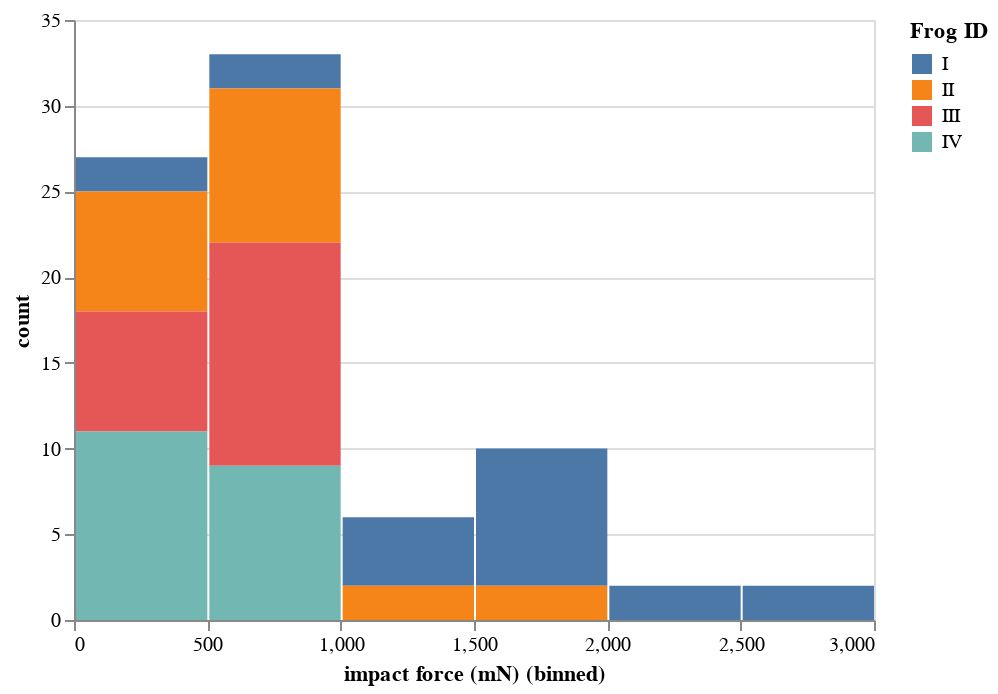

The notebook cell saved with this chart:
### Code cell
alt.Chart(df
    ).mark_bar(
    ).encode(
        x=alt.X('impact force (mN):Q', bin=True),
        y=alt.Y('count()', title='count'),
        color=alt.Color('ID', title='Frog ID'))
